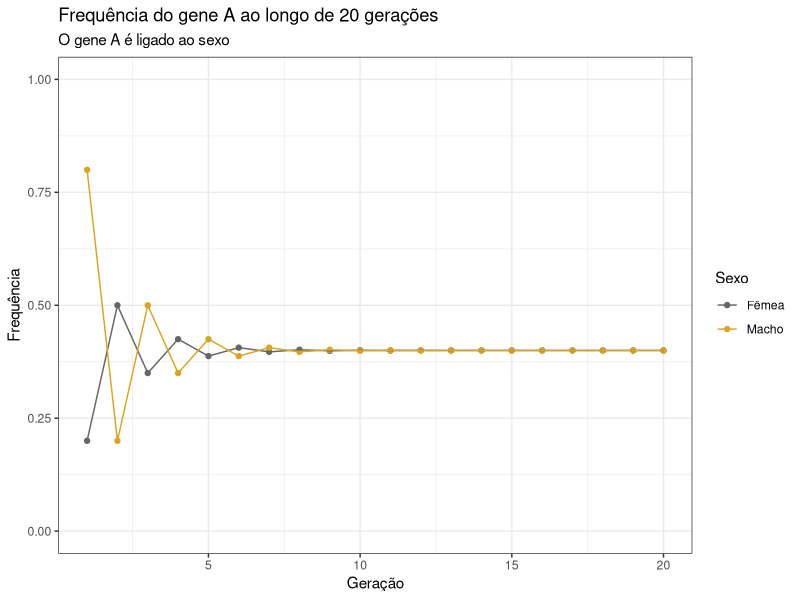

The R script that drew this image:
## ---- chunk 1
options(scipen = 99999)
calc_freq_xlinked <- function(pm0 = NULL, pf0 = NULL, 
                              generations = 10) {
    df <- data.frame(
        Generation = seq_len(generations),
        pf = c(pf0, rep(NA, generations - 1)),
        pm = c(pm0, rep(NA, generations - 1))
    )
    for(t in 2:generations) {
        df[t, "pf"] <- (df[t-1, "pm"] + df[t-1, "pf"]) / 2
        df[t, "pm"] <- df[t-1, "pf"]
    }
    df$difference <- df$pf - df$pm
    return(df)
}
## ---- chunk 2
suppressPackageStartupMessages(library(tidyverse))

# Simulando 20 gerações
freq20 <- calc_freq_xlinked(pm0 = 0.8, pf0 = 0.2, generations = 20)

# Visualizando simulação
freq20[, 1:3] %>%
    tidyr::pivot_longer(
        !Generation, names_to = "sex", values_to = "freq"
) %>%
    mutate(sex = str_replace_all(sex, c("pf" = "Fêmea",
                                        "pm" = "Macho"))) %>%
    ggplot(., aes(x = Generation, y = freq)) +
    geom_point(aes(color = sex)) +
    geom_line(aes(group=sex, color=sex)) +
    scale_color_manual(values = c("grey40", "goldenrod")) +
    theme_bw() +
    ylim(0,1) + 
    labs(
        color = "Sexo",
        title = "Frequência do gene A ao longo de 20 gerações",
        subtitle = "O gene A é ligado ao sexo",
        x = "Geração", y = "Frequência"
    )
## ---- chunk 3
freq20
## ---- chunk 4
calc_D_freq <- function(D0 = 0.25, feq = c(0.25, 0.25, 0.25, 0.25),
                        c = 0.5, t = c(1:5)) {
    dt <- D0 * (1-c)^t
    rt <- feq[1] - dt
    st <- feq[2] + dt
    tt <- feq[3] + dt
    ut <- feq[4] - dt
    
    df_result <- data.frame(D=NA, r=NA, s=NA, t=NA, u=NA, Generation=NA)
    for(i in seq_along(t)) {
        df_result[i, "r"] <- rt[i]
        df_result[i, "s"] <- st[i]
        df_result[i, "t"] <- tt[i]
        df_result[i, "u"] <- ut[i]
    }
    df_result$D <- dt
    df_result$Generation <- t
    return(df_result)
}
# Frequencias para c=0.5 (locos independentes)
calc_D_freq(c = 0.5, t=1:20)

# Frequencias para c=0.4 (locos ligados)
calc_D_freq(c = 0.4, t=1:20)
## ---- chunk 5
# Frequência de AAA
AAA <- choose(6, 3) / choose(12, 3)
AAA

# Frequência de AAa
AAa <- ( choose(6, 2) * choose(6, 1) ) / choose(12, 3)
AAa

# Frequência de Aaa
Aaa <- ( choose(6, 1) * choose(6,2) ) / choose(12, 3)
Aaa

# Frequência de aaa
aaa <- choose(6, 3) / choose(12, 3)
aaa

# Conferindo se as frequências somam a 1
AAA + AAa + Aaa + aaa
